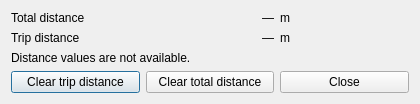
<?xml version="1.0" encoding="UTF-8"?>
<ui version="4.0">
 <class>DistanceDialog</class>
 <widget class="QDialog" name="DistanceDialog">
  <property name="windowTitle"><string>Distance</string></property>
  <property name="minimumSize"><size><width>420</width><height>0</height></size></property>
  <layout class="QVBoxLayout" name="verticalLayout">
   <item>
    <layout class="QGridLayout" name="distanceForm">
     <item row="0" column="0"><widget class="QLabel" name="totalTitle"><property name="text"><string>Total distance</string></property></widget></item>
     <item row="0" column="1"><widget class="QLabel" name="totalDistance"><property name="text"><string>—</string></property><property name="alignment"><set>Qt::AlignRight|Qt::AlignTrailing|Qt::AlignVCenter</set></property></widget></item>
     <item row="0" column="2"><widget class="QLabel" name="totalUnit"><property name="text"><string>m</string></property></widget></item>
     <item row="1" column="0"><widget class="QLabel" name="tripTitle"><property name="text"><string>Trip distance</string></property></widget></item>
     <item row="1" column="1"><widget class="QLabel" name="tripDistance"><property name="text"><string>—</string></property><property name="alignment"><set>Qt::AlignRight|Qt::AlignTrailing|Qt::AlignVCenter</set></property></widget></item>
     <item row="1" column="2"><widget class="QLabel" name="tripUnit"><property name="text"><string>m</string></property></widget></item>
    </layout>
   </item>
   <item><widget class="QLabel" name="distanceStatus"><property name="text"><string>Distance values are not available.</string></property><property name="wordWrap"><bool>true</bool></property></widget></item>
   <item>
    <layout class="QHBoxLayout" name="buttonsLayout">
     <item><widget class="QPushButton" name="clearTripDistance"><property name="text"><string>Clear trip distance</string></property></widget></item>
     <item><widget class="QPushButton" name="clearTotalDistance"><property name="text"><string>Clear total distance</string></property></widget></item>
     <item><widget class="QPushButton" name="distanceClose"><property name="text"><string>Close</string></property></widget></item>
    </layout>
   </item>
  </layout>
 </widget>
 <resources/>
 <connections/>
</ui>
